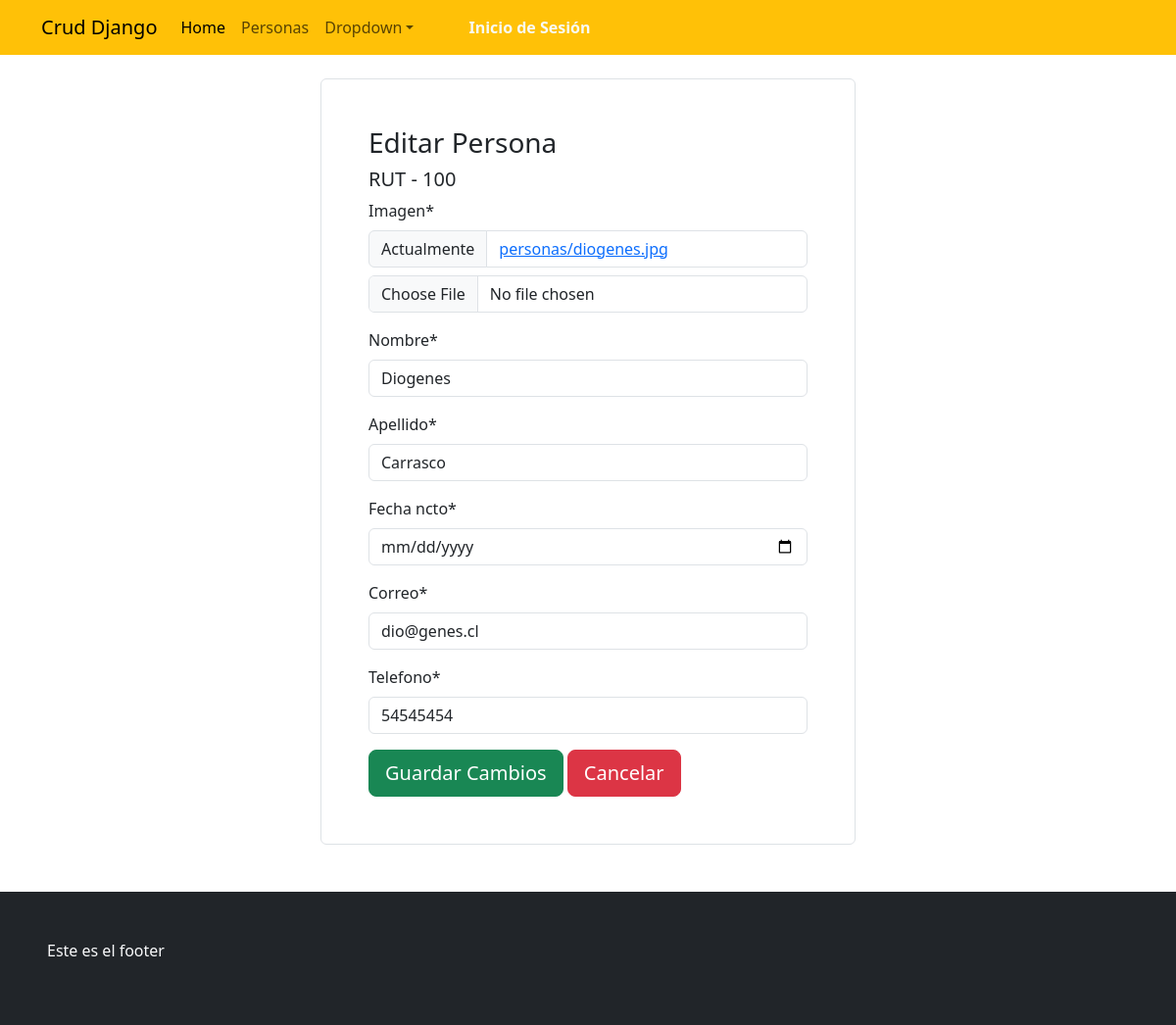
/modificarpersona/100, run on an earlier commit of the app's database.
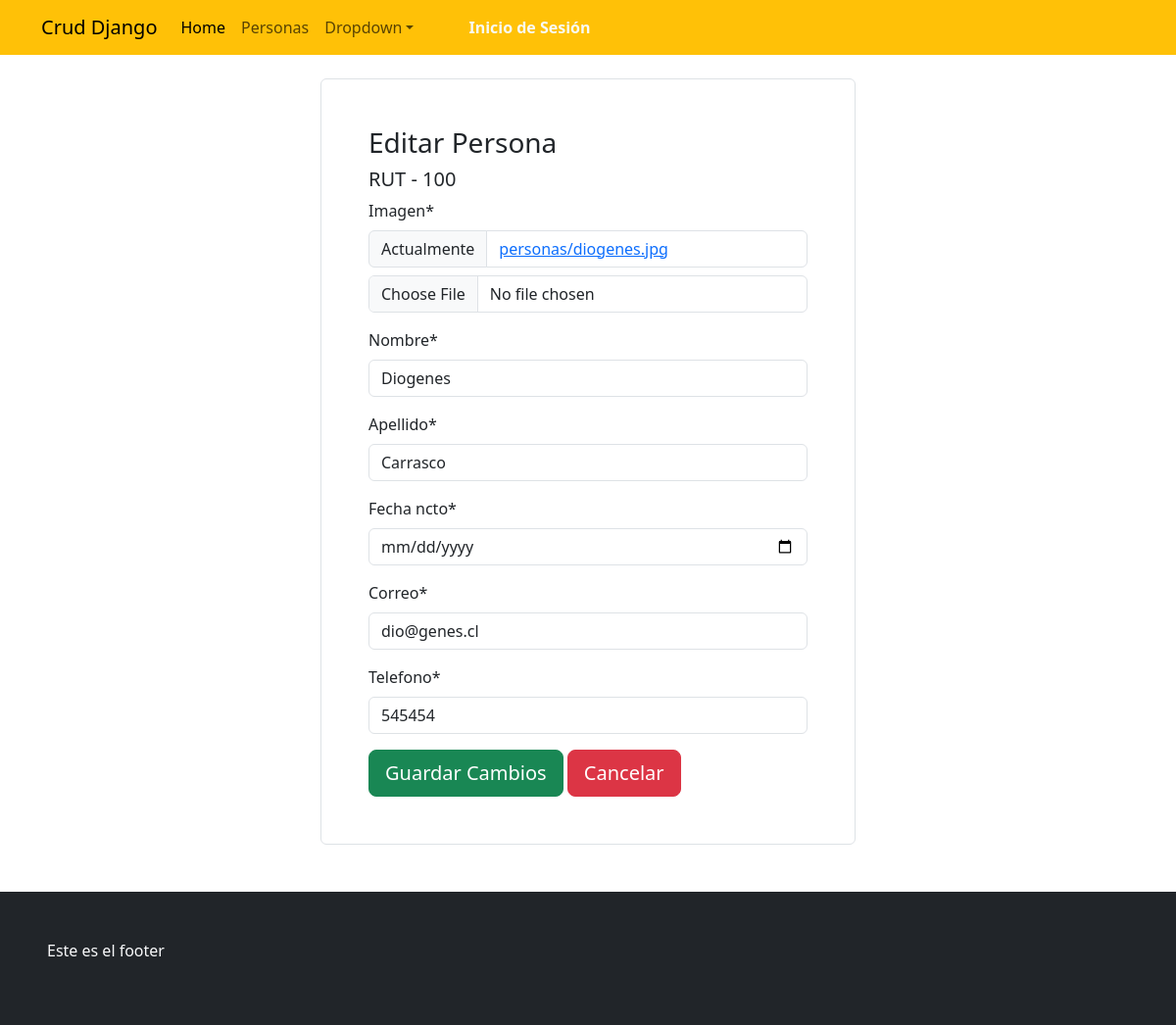
And on a later commit of the database.
### appcrud/models.py (models this page shows, shortened)
class Persona(models.Model):
    rut=models.CharField(max_length=10,primary_key=True, null=False)
    nombre=models.CharField(max_length=50,null=False)
    apellido=models.CharField(max_length=50, null=False)
    fecha_ncto=models.DateField(verbose_name='Fecha de Nacimiento',error_messages='ta malo')
    correo=models.EmailField(error_messages='coloca bien el correo...')
    telefono=models.IntegerField()
    imagen=models.ImageField(upload_to='personas',null=True)

### appcrud/views.py (the view)
# urls.py: path('modificarpersona/<id>',modificarpersona, name='modificarpersona'),
def modificarpersona(request, id):
    persona=get_object_or_404(Persona,rut=id)
    form=UpdatePersonaForm(instance=persona)
    datos={
        "form":form,
        "persona":persona
    }
    if request.method=="POST":
        form=UpdatePersonaForm(data=request.POST, files=request.FILES, instance=persona)
        if form.is_valid():
            form.save()
            messages.warning(request,'Persona Modificada')
            return redirect(to='personas')
    return render(request,'appcrud/modificarpersona.html',datos)

### appcrud/forms.py
class UpdatePersonaForm(forms.ModelForm):
    fecha_ncto=forms.DateField(widget=forms.DateInput(attrs={'type': 'date'}))
    class Meta:
        model = Persona
        fields = ['imagen','nombre', 'apellido','fecha_ncto', 'correo','telefono']

### appcrud/templates/appcrud/modificarpersona.html (shortened to what this page needs)
{% extends "appcrud/base.html" %}
{% load static %}
{% load crispy_forms_tags %}
{% block contenido %}
<div class="container">
    <div class='mt-4 mb-5'>
        <div class="row">
            <div class="col-lg-3"></div>
            <div class="col-lg-6">
                <div class="p-5 border rounded">
                    <h3>Editar Persona</h3>
                    <h5>RUT - {{persona.rut}}</h5>
                    <form action="" method="post" enctype="multipart/form-data">
                       {{form | crispy}}
                        <div class="mt-3">
                            <input type="submit" value="Guardar Cambios" class="btn btn-success btn-lg">
                            <a href="{% url "personas" %}"><input type="button" value="Cancelar" class="btn btn-danger btn-lg"></a>
                        </div>
                    </form>
                </div>
            </div>
            <div class="col-lg-3"></div>
        </div>
    </div>
</div>
{% endblock contenido %}

What changed in the data, as far as the page shows it:
changed Persona "Diogenes": telefono "54545454" → "545454"
